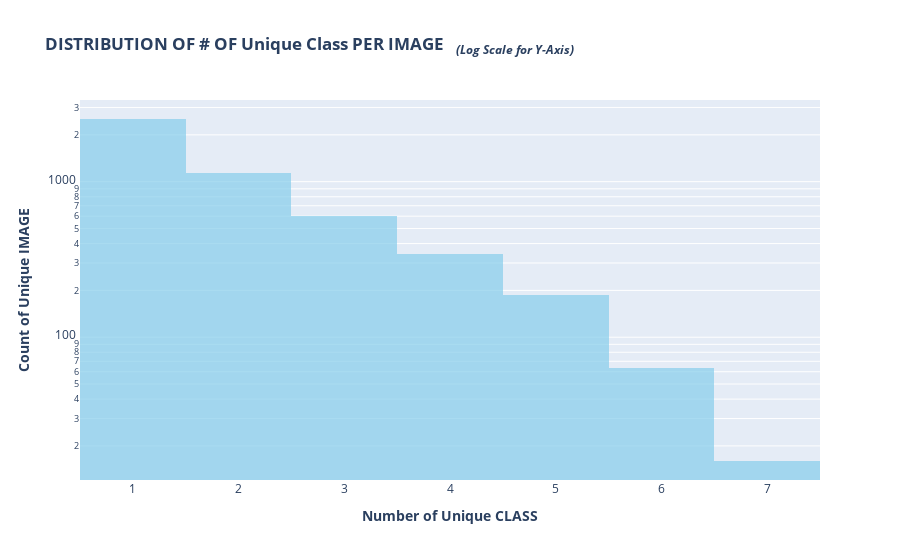

Notebook source saved alongside this figure:
### Markdown cell above
Unique Class Per Image

: 한 이미지의 몇 개의 unique한 class가 있는지, 그 분포를 나타낸 결과입니다.

### Code cell
fig = px.histogram(train_df.groupby('image_id')["class_id"].unique().apply(lambda x: len(x)), 
             log_y=True, color_discrete_sequence=['skyblue'], opacity=0.7,
             labels={"value":"Number of Unique class"},
             title="<b>DISTRIBUTION OF # OF Unique Class PER IMAGE   " 
                   "<i><sub>(Log Scale for Y-Axis)</sub></i></b>",
                   )
fig.update_layout(showlegend=False,
                  xaxis_title="<b>Number of Unique CLASS</b>",
                  yaxis_title="<b>Count of Unique IMAGE</b>",)
fig.show()

### Figure 1 — Plotly figure (JSON) as saved in the notebook; plotly's stock layout.template omitted (floating-point values rounded to 4 significant figures; data arrays with more than 128 entries replaced by an {"elided": "..."} marker saying what was removed)
{"data": [{"alignmentgroup": "True", "bingroup": "x", "hovertemplate": "variable=class_id<br>Number of Unique class=%{x}<br>count=%{y}<extra></extra>", "legendgroup": "class_id", "marker": {"color": "skyblue", "opacity": 0.7, "pattern": {"shape": ""}}, "name": "class_id", "offsetgroup": "class_id", "orientation": "v", "showlegend": true, "type": "histogram", "x": {"elided": "4872 int values"}, "xaxis": "x", "yaxis": "y"}], "layout": {"autosize": true, "barmode": "relative", "legend": {"title": {"text": "variable"}, "tracegroupgap": 0}, "showlegend": false, "title": {"text": "<b>DISTRIBUTION OF # OF Unique Class PER IMAGE   <i><sub>(Log Scale for Y-Axis)</sub></i></b>"}, "xaxis": {"anchor": "y", "autorange": true, "domain": [0, 1], "range": [0.5, 7.5], "title": {"text": "<b>Number of Unique CLASS</b>"}, "type": "linear"}, "yaxis": {"anchor": "x", "autorange": true, "domain": [0, 1], "range": [1.082, 3.525], "title": {"text": "<b>Count of Unique IMAGE</b>"}, "type": "log"}}}
